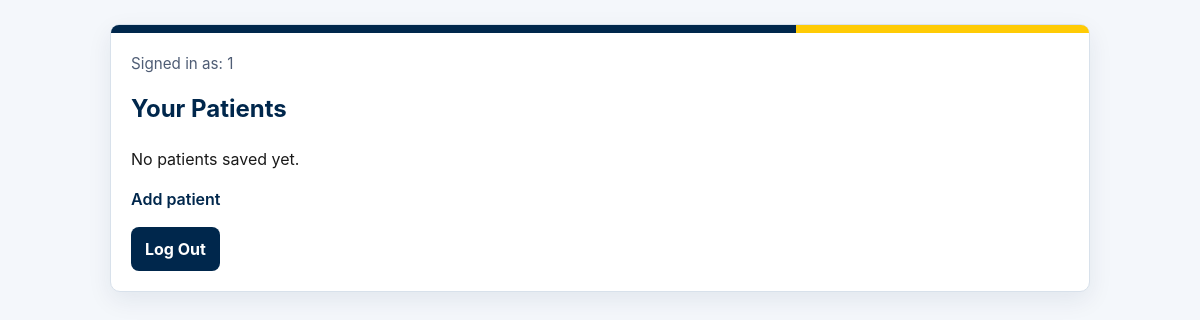
Page /patients (signed in) on the earlier database version.
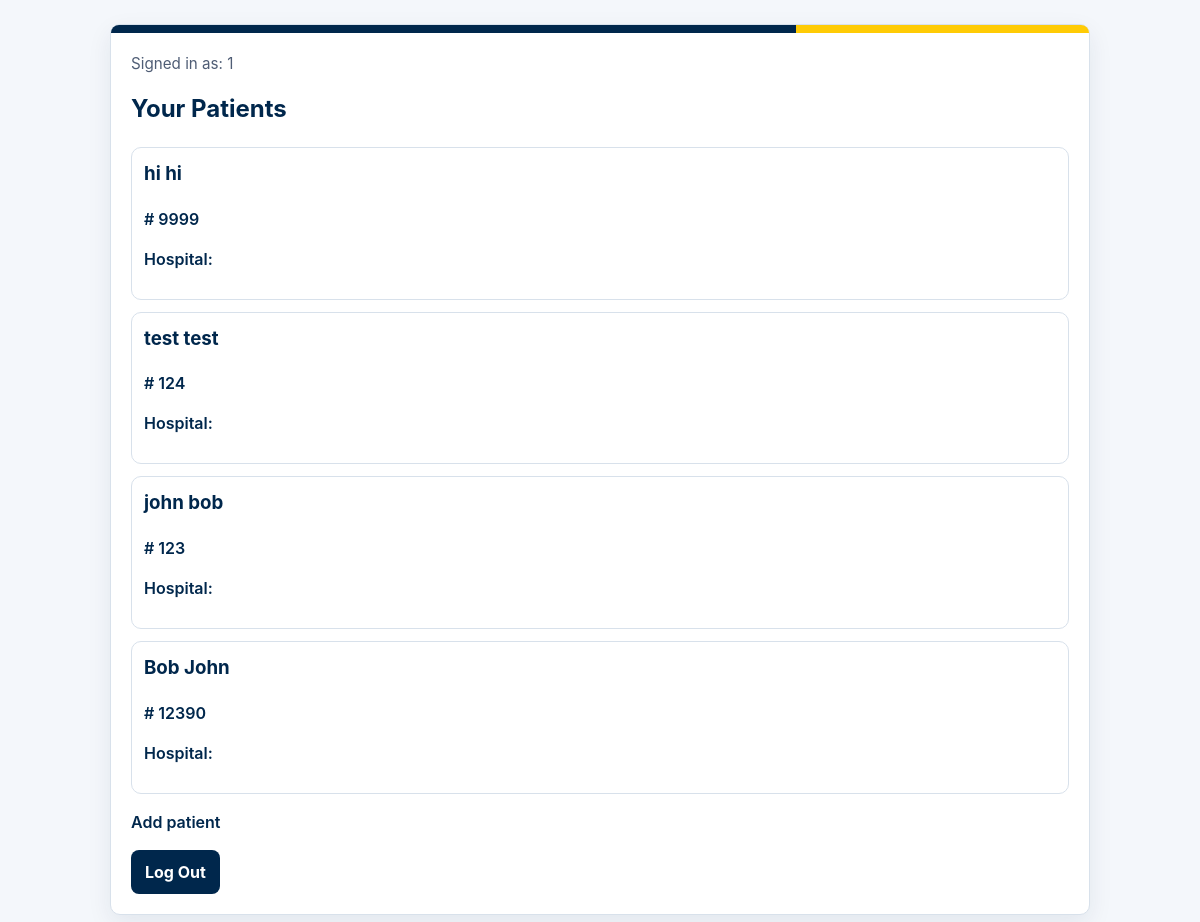
Same page on the later database version.
### tables this page shows
CREATE TABLE patients (
    patient_id INTEGER PRIMARY KEY AUTOINCREMENT,
    firstName VARCHAR(20) NOT NULL,
    lastName VARCHAR(20) NOT NULL,
    regNum INTEGER NOT NULL UNIQUE,
    timestamp DATETIME DEFAULT (CURRENT_TIMESTAMP),

    user_id INTEGER NOT NULL,

    FOREIGN KEY (user_id) REFERENCES users(user_id) 
        ON DELETE CASCADE
        ON UPDATE CASCADE
);

### dose-tracker/app.py (the view)
@app.route('/patients', methods=["GET"])
def patients_page():
    if 'user_id' not in session:
        return redirect(url_for('login_page'))
    with get_db_connection() as conn:
        patients = conn.execute(
            '''
            SELECT p.patient_id AS patient_id, p.firstName AS firstName, p.lastName AS lastName, p.regNum AS regNum
            FROM patients p
            WHERE p.user_id = ?
            ORDER BY p.timestamp DESC
            ''',
            (session['user_id'],)
        ).fetchall()
    return render_template('patients.html', patients=patients)

### dose-tracker/app.py (called while the page is built)
def get_db_connection():
    conn = sqlite3.connect(DB_FILE)
    conn.row_factory = sqlite3.Row
    return conn

@app.context_processor
def inject_username():
    return {'username': session.get('username')}

### dose-tracker/patients.html (shortened to what this page needs)
<!DOCTYPE html>
<html lang="en">
<head>
    <link rel="stylesheet" href="{{ url_for('static', filename='um-theme.css') }}">
</head>
<body>
    <main class="container">
    <div class="top-accent"></div>
    {% if username %}
    <p class="signed-in">Signed in as: {{ username }}</p>
    {% endif %}
    <h2>Your Patients</h2>
    {% if patients %}
        <div class="patient-list">
        {% for patient in patients|sort(attribute='hospitalLocation') %}
        <div class="patient-card">
            <a href="/patient_table/{{patient.regNum}}">
                <h3>{{ patient.firstName }} {{ patient.lastName }}</h3>
                <p> # {{ patient.regNum }}</p>
                <p> Hospital: {{ patient.hospitalLocation }}</p>
            </a>
        </div>
        {% endfor %}
        </div>
    {% else %}
        <p>No patients saved yet.</p>
    {% endif %}
    <p><a href="/add-patient">Add patient</a></p>
    <form method="POST" action="/logout">
        <input type="submit" value="Log Out">
    </form>
    </main>
</body>
</html>

### dose-tracker/static/um-theme.css (style rules this page uses)
:root { --um-blue: #00274c; --um-maize: #ffcb05; --bg: #f4f7fb; --card: #ffffff; --text: #1a1a1a; --muted: #4f5d75; --border: #d8e1eb; --danger: #b00020; --success: #0b6e4f; }
* { box-sizing: border-box; }
body { margin: 0; font-family: -apple-system, BlinkMacSystemFont, "Segoe UI", Roboto, "Helvetica Neue", Arial, sans-serif; background: var(--bg); color: var(--text); line-height: 1.5; }
.container { max-width: 980px; margin: 24px auto; padding: 20px; background: var(--card); border: 1px solid var(--border); border-radius: 10px; box-shadow: 0 8px 24px rgba(0, 39, 76, 0.08); }
h1, h2, h3 { margin-top: 0; color: var(--um-blue); }
a { color: var(--um-blue); font-weight: 600; text-decoration: none; }
input, select, textarea, button { font: inherit; }
input[type="submit"], button { background: var(--um-blue); color: #fff; border: none; border-radius: 8px; padding: 10px 14px; font-weight: 700; cursor: pointer; }
.patient-list { display: grid; gap: 12px; margin: 16px 0; }
.patient-card { border: 1px solid var(--border); border-radius: 10px; padding: 12px; background: #fff; }
.signed-in { color: var(--muted); font-size: 0.95rem; }
.top-accent { height: 8px; background: linear-gradient(90deg, var(--um-blue) 70%, var(--um-maize) 70%); border-radius: 8px 8px 0 0; margin: -20px -20px 20px; }

Differences in the rows shown:
now on this page (row edited): patients: firstName "hi", lastName "hi", regNum "9999"
now on this page (row edited): patients: firstName "test", lastName "test", regNum "124"
now on this page (row edited): patients: firstName "john", lastName "bob", regNum "123"
now on this page (row edited): patients: firstName "Bob", lastName "John", regNum "12390"
Other differences:
text no longer shown: "No patients saved yet."
